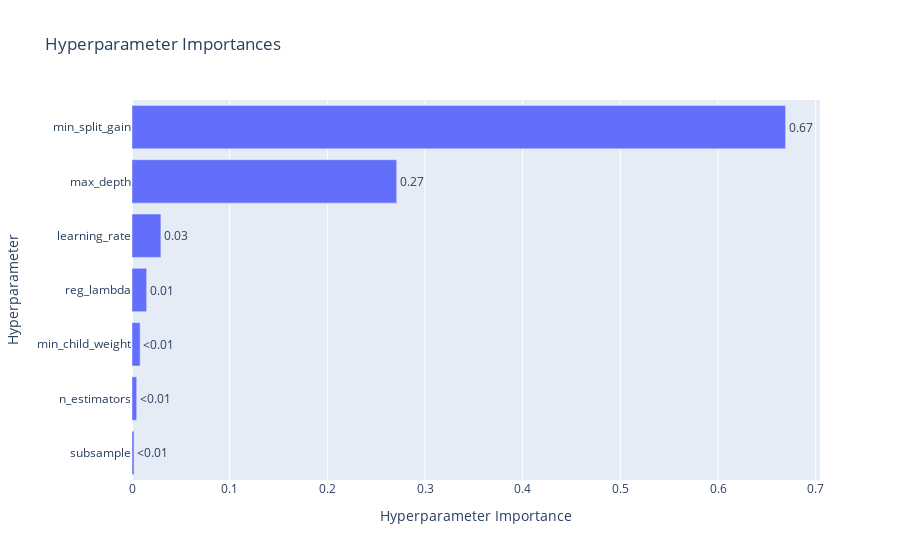

Notebook cell for this chart:
### Code cell
# plot hyperparameter importance plot

optuna.visualization.plot_param_importances(study)

### Figure 1 — Plotly figure (JSON) as saved in the notebook; plotly's stock layout.template omitted (floating-point values rounded to 4 significant figures)
{"data": [{"cliponaxis": false, "hovertemplate": ["subsample (FloatDistribution): 0.0020367641098362615<extra></extra>", "n_estimators (IntDistribution): 0.004816800241975183<extra></extra>", "min_child_weight (IntDistribution): 0.008338164794904493<extra></extra>", "reg_lambda (FloatDistribution): 0.014994755131532382<extra></extra>", "learning_rate (FloatDistribution): 0.029588896667492925<extra></extra>", "max_depth (IntDistribution): 0.2710224416473842<extra></extra>", "min_split_gain (FloatDistribution): 0.6692021774068745<extra></extra>"], "name": "Objective Value", "orientation": "h", "text": ["<0.01", "<0.01", "<0.01", "0.01", "0.03", "0.27", "0.67"], "textposition": "outside", "type": "bar", "x": [0.002037, 0.004817, 0.008338, 0.01499, 0.02959, 0.271, 0.6692], "y": ["subsample", "n_estimators", "min_child_weight", "reg_lambda", "learning_rate", "max_depth", "min_split_gain"]}], "layout": {"autosize": true, "title": {"text": "Hyperparameter Importances"}, "xaxis": {"autorange": true, "range": [0, 0.7044], "title": {"text": "Hyperparameter Importance"}, "type": "linear"}, "yaxis": {"autorange": true, "range": [-0.5, 6.5], "title": {"text": "Hyperparameter"}, "type": "category"}}}
